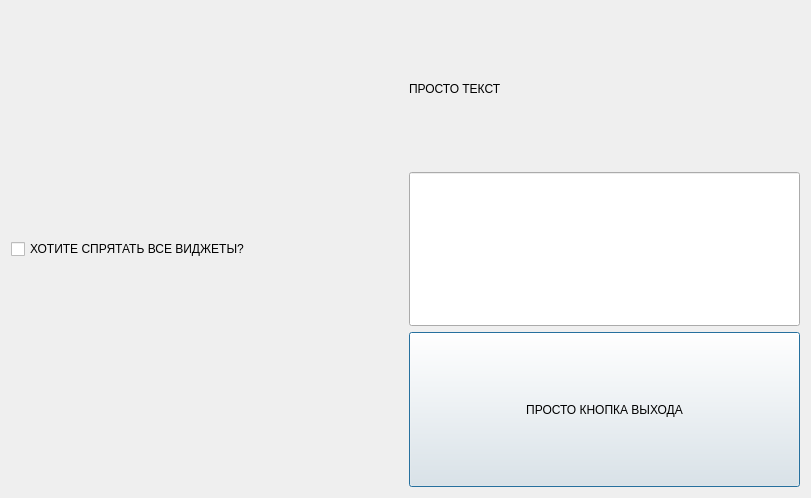
<?xml version="1.0" encoding="UTF-8"?>
<ui version="4.0">
 <class>widgetu</class>
 <widget class="QDialog" name="widgetu">
  <property name="geometry">
   <rect>
    <x>0</x>
    <y>0</y>
    <width>811</width>
    <height>498</height>
   </rect>
  </property>
  <property name="windowTitle">
   <string>Dialog</string>
  </property>
  <layout class="QGridLayout" name="gridLayout">
   <item row="0" column="1">
    <widget class="QLabel" name="label">
     <property name="sizePolicy">
      <sizepolicy hsizetype="MinimumExpanding" vsizetype="MinimumExpanding">
       <horstretch>0</horstretch>
       <verstretch>0</verstretch>
      </sizepolicy>
     </property>
     <property name="text">
      <string>ПРОСТО ТЕКСТ</string>
     </property>
    </widget>
   </item>
   <item row="2" column="0">
    <widget class="QCheckBox" name="checkBox">
     <property name="sizePolicy">
      <sizepolicy hsizetype="MinimumExpanding" vsizetype="MinimumExpanding">
       <horstretch>0</horstretch>
       <verstretch>0</verstretch>
      </sizepolicy>
     </property>
     <property name="text">
      <string>ХОТИТЕ СПРЯТАТЬ ВСЕ ВИДЖЕТЫ?</string>
     </property>
    </widget>
   </item>
   <item row="2" column="1">
    <widget class="QLineEdit" name="lineEdit">
     <property name="sizePolicy">
      <sizepolicy hsizetype="MinimumExpanding" vsizetype="MinimumExpanding">
       <horstretch>0</horstretch>
       <verstretch>0</verstretch>
      </sizepolicy>
     </property>
    </widget>
   </item>
   <item row="3" column="0">
    <spacer name="horizontalSpacer_2">
     <property name="orientation">
      <enum>Qt::Orientation::Horizontal</enum>
     </property>
     <property name="sizeHint" stdset="0">
      <size>
       <width>388</width>
       <height>20</height>
      </size>
     </property>
    </spacer>
   </item>
   <item row="3" column="1">
    <widget class="QPushButton" name="pushButton">
     <property name="sizePolicy">
      <sizepolicy hsizetype="MinimumExpanding" vsizetype="MinimumExpanding">
       <horstretch>0</horstretch>
       <verstretch>0</verstretch>
      </sizepolicy>
     </property>
     <property name="mouseTracking">
      <bool>false</bool>
     </property>
     <property name="tabletTracking">
      <bool>false</bool>
     </property>
     <property name="acceptDrops">
      <bool>false</bool>
     </property>
     <property name="autoFillBackground">
      <bool>false</bool>
     </property>
     <property name="text">
      <string>ПРОСТО КНОПКА ВЫХОДА</string>
     </property>
     <property name="checkable">
      <bool>false</bool>
     </property>
     <property name="autoRepeat">
      <bool>false</bool>
     </property>
     <property name="autoExclusive">
      <bool>false</bool>
     </property>
     <property name="default">
      <bool>false</bool>
     </property>
     <property name="flat">
      <bool>false</bool>
     </property>
    </widget>
   </item>
   <item row="0" column="0">
    <spacer name="horizontalSpacer">
     <property name="orientation">
      <enum>Qt::Orientation::Horizontal</enum>
     </property>
     <property name="sizeHint" stdset="0">
      <size>
       <width>388</width>
       <height>20</height>
      </size>
     </property>
    </spacer>
   </item>
  </layout>
 </widget>
 <resources/>
 <connections/>
</ui>
